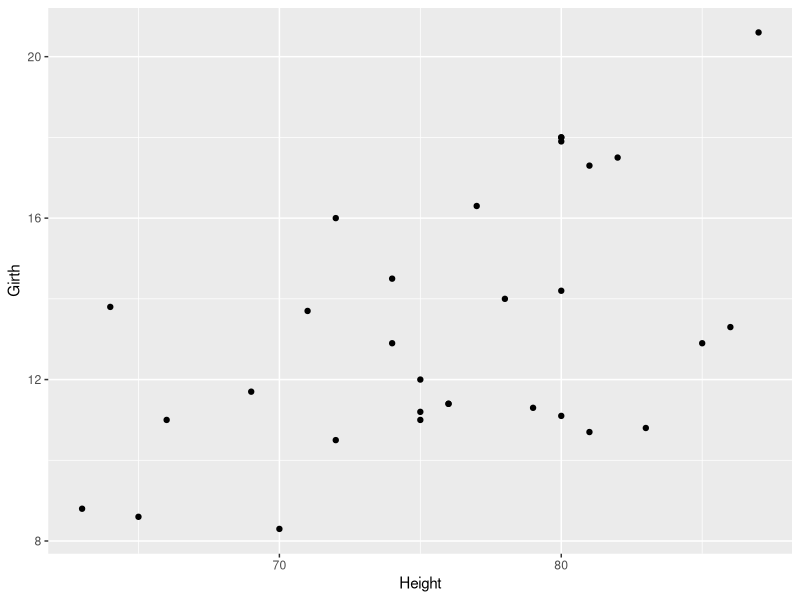
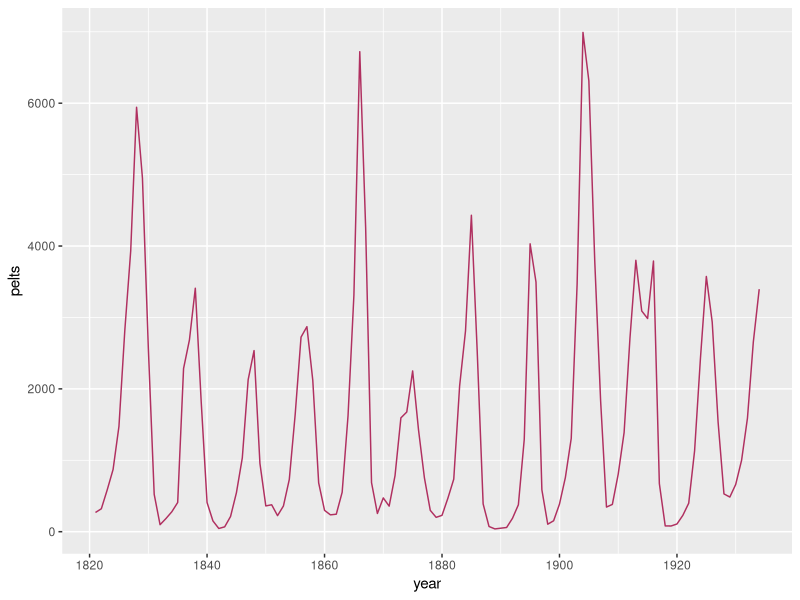

Generate these figures, in order, with R:
## ---- chunk 1
knitr::opts_chunk$set(echo = TRUE)
## ---- chunk 2
library(tidyverse)
## ---- chunk 3
data(trees)
## ---- chunk 4
?trees
## ---- chunk 5
ggplot(data = trees) +
  geom_point(mapping = aes(x = Height, y = Girth))
## ---- chunk 6
data(lynx)
## ---- chunk 7
?lynx
## ---- chunk 8
year <- c(1821:1934)
## ---- chunk 9
class(lynx)
## ---- chunk 10
pelts <- as.vector(lynx)
## ---- chunk 11
lynx_pelts <- data.frame("year" = year, "pelts" = pelts)
## ---- chunk 12
ggplot(data = lynx_pelts) +
  geom_line(mapping = aes(x = year, y = pelts), color = "maroon")
